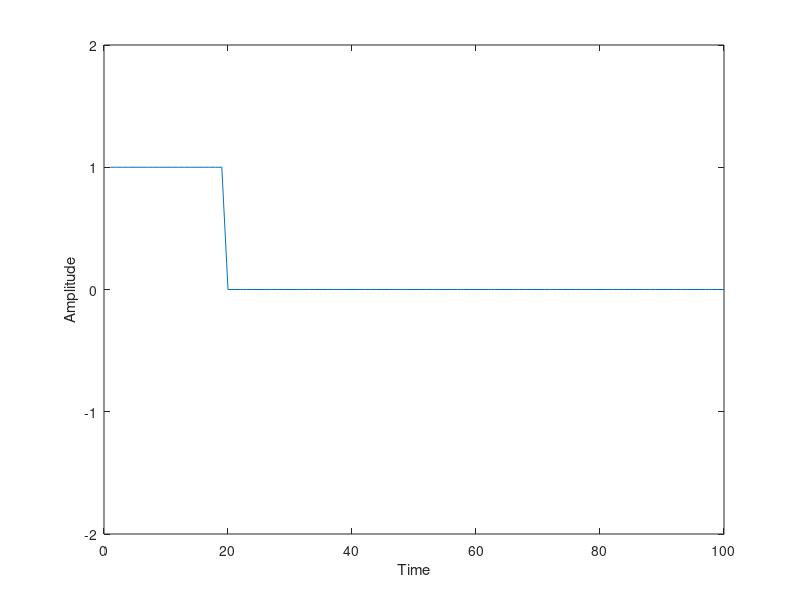
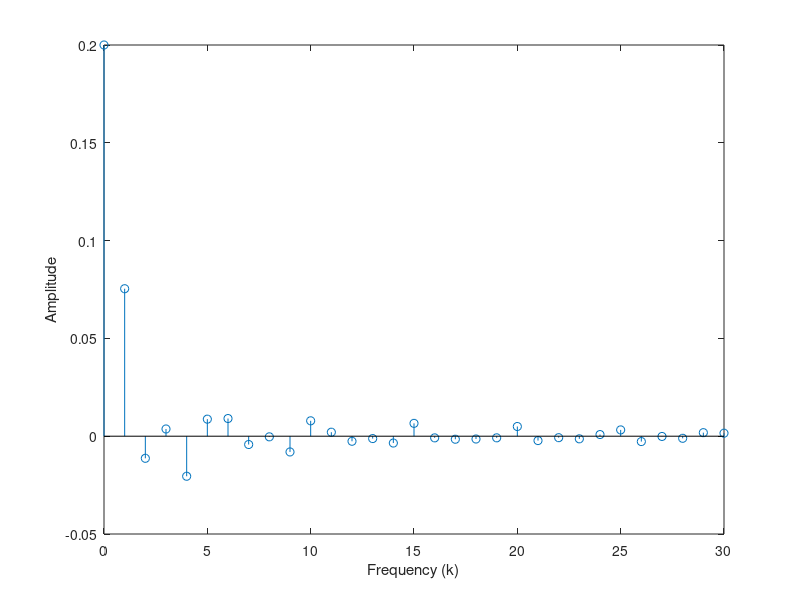
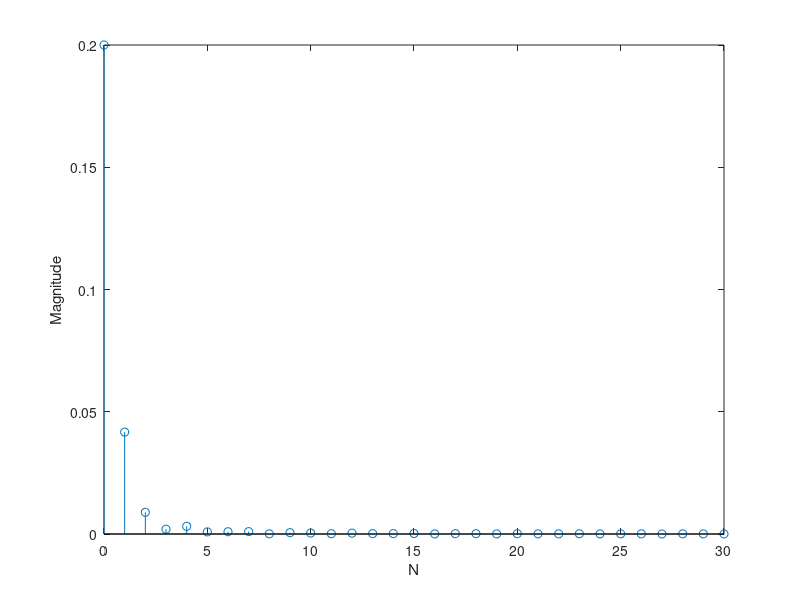
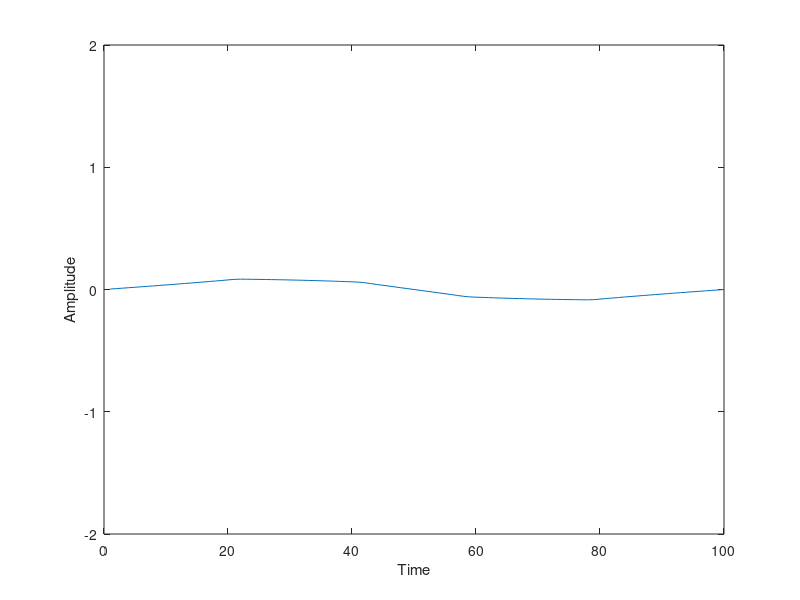

Here is the MATLAB script that generated these plots, in order:
#1
A = 1;
T = 100;
x = 1:T;
dt = T / 5;

for k = 1:T
  if k < dt
    s(k) = A;
  else
    s(k) = 0;
  endif
endfor


figure;
plot(x, s);
ylim([-A - 1, A + 1]);

xlabel('Time');
ylabel('Amplitude');

#2

kmax = 30;
k = [0:30];

idx=0;
for l = 0:kmax
  idx++;
  ck(idx) = e ^ ((-1) * j * pi * l * dt / T) * dt / T * sinc(pi * l * dt / T);
end


figure;
stem(k,ck);
xlabel('Frequency (k)');
ylabel('Amplitude');

#3
#fc = 1/10*T;
fc = 1/T;
#fc = 10/T;
idx=0;
for l = 0:kmax
  idx++;
  h = 1 / (1 + i * (2/fc) * (l/T));
  cky(idx) = h * ck(idx);
end

figure;
stem(k, abs(cky));
xlabel('N');
ylabel('Magnitude');

#4

T = 100;
x = 1:T;
A = 1;
idx = 0;

for l = 1:T;
  s(l) = 0;
  for j = 0:kmax
    s(l) += cky(j + 1) * e^(i * ((2 * pi * j * l)/T));
  end
  for j = 0:kmax
    p = (-1) * j;
    s(l) += (-1) *cky(j + 1) * e^(i * ((2 * pi * p * l)/T));
  end
end

figure;
plot(x,s);
ylim([-A-1; A + 1]);
xlabel('Time');
ylabel('Amplitude');